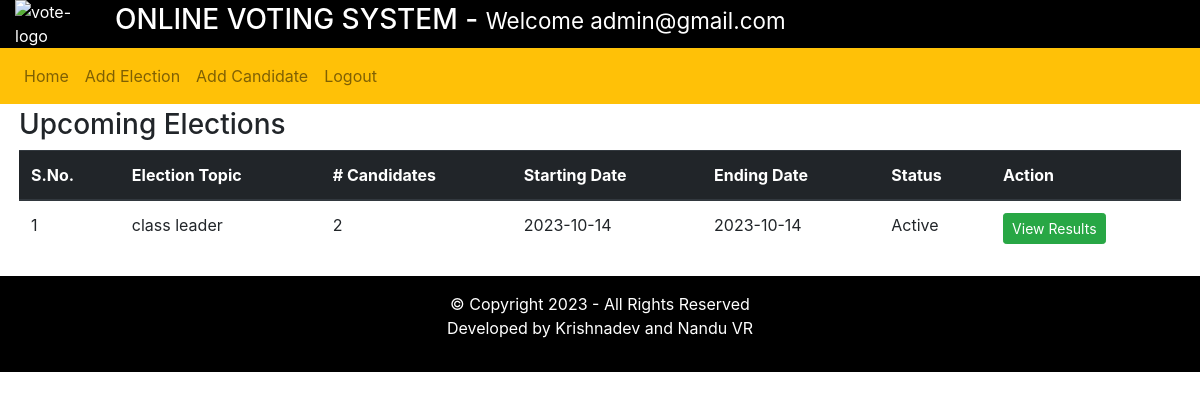
/admin/index.php?homePage=1 (signed in), run on an earlier commit of the app's database.
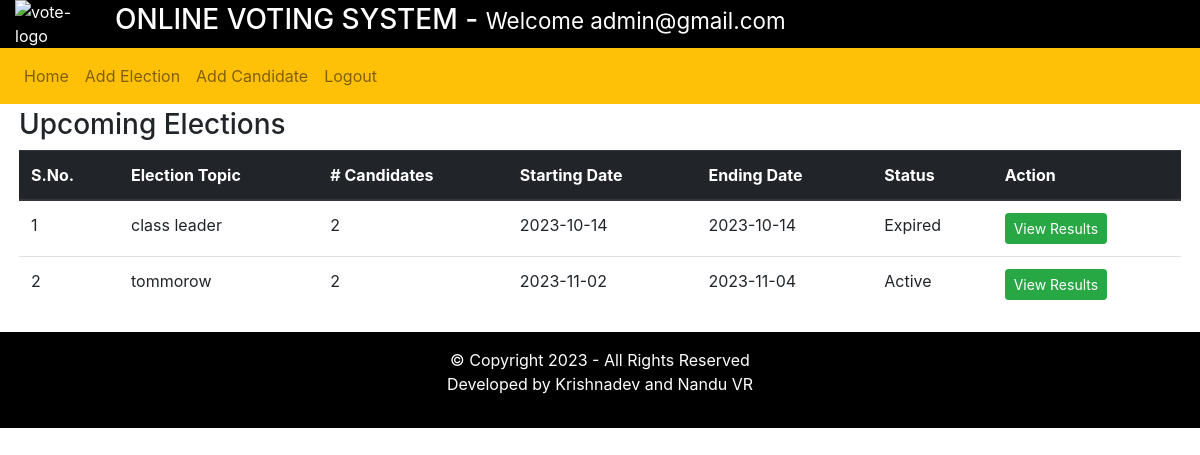
And on a later commit of the database.
### tables this page shows
CREATE TABLE IF NOT EXISTS `elections` (
  `id` int NOT NULL AUTO_INCREMENT,
  `election_topic` varchar(255) DEFAULT NULL,
  `starting_date` date DEFAULT NULL,
  `ending_date` date DEFAULT NULL,
  `status` varchar(45) DEFAULT NULL,
  `no_of_candidates` int DEFAULT NULL,
  `inserted_by` varchar(255) DEFAULT NULL,
  `inserted_on` date DEFAULT NULL,
  PRIMARY KEY (`id`)
);

### admin/includes/homepage.php (the view)
<div class="row m-1">
    <div class="col-12">
        <h3>Upcoming Elections</h3>
        <table class="table">
        <thead class="thead-dark">
            <tr>
            <th scope="col">S.No.</th>
            <th scope="col">Election Topic</th>
            <th scope="col"># Candidates</th>
            <th scope="col">Starting Date</th>
            <th scope="col">Ending Date</th>
            <th scope="col">Status</th>
            <th scope="col">Action</th>
            </tr>
        </thead>
        <tbody>
                <?php
                    $fetchingData = mysqli_query($db,"SELECT * FROM elections") or die(mysqli_error($db));
                    $isAnyElectionAdded = mysqli_num_rows($fetchingData);
                    if($isAnyElectionAdded){
                        $sno = 1;
                        while($row = mysqli_fetch_assoc($fetchingData)){
                            ?>
                                <tr>
                                    <td><?php echo $sno++;?></td>
                                    <td><?php echo $row['election_topic'];?></td>
                                    <td><?php echo $row['no_of_candidates'];?></td>
                                    <td><?php echo $row['starting_date'];?></td>
                                    <td><?php echo $row['ending_date'];?></td>
                                    <td><?php echo $row['status'];?></td>
                                    <td>
                                        <a href="" class="btn btn-sm btn-success">View Results</a>
                                    </td>
                                </tr>
                            <?php
                        }
                    }else{
                        ?>
                            <tr>
                                <td colspan="7" class="text-danger">There is no Elections added yet!</td>
                            </tr>
                        <?php
                    }
                ?>
        </tbody>
     </table>
    </div>
</div>

### admin/includes/header.php (shortened to what this page needs)
<!DOCTYPE html>
<html lang="en">
<head>
    <link rel="stylesheet" href="../assets/css/bootstrap.min.css">
    <link rel="stylesheet" href="../assets/css/styles.css">
</head>
<body>
<div class="container-fluid " style="background-color: black;">
    <div class="row   text-white" >
        <div class="col-1">
            <img src="../assets/images/vote-logo.jpg" alt="vote-logo" width="80px" />
        </div>
        <div class="col-11 my-auto">
            <h3>ONLINE VOTING SYSTEM - <small>Welcome <?php echo $_SESSION['email_id']?></small></h3>
        </div>
    </div>
</div>

### admin/includes/navigation.php (shortened to what this page needs)
<div class='row'>
<div class="col-12  bg-warning" >
<nav class="navbar navbar-expand-lg navbar-light">
  <div class="collapse navbar-collapse" id="navbarSupportedContent">
    <ul class="navbar-nav mr-auto">
      <li class="nav-item">
        <a class="nav-link" href="index.php?homePage=1">Home</a>
      </li>
      <li class="nav-item">
        <a class="nav-link" href="index.php?addElections=1">Add Election</a>
      </li>
      <li class="nav-item">
        <a class="nav-link" href="index.php?addCandidate=1">Add Candidate</a>
      </li>
      <li class="nav-item">
        <a class="nav-link" href="logout.php">Logout</a>
      </li>
    </ul>
  </div>
</nav>
</div>
</div>

### admin/index.php
<?php
    require_once('includes/header.php');
    require_once('includes/navigation.php')
?>
    <?php
        if(isset($_GET['homePage'])){
            require_once("./includes/homepage.php");
        }else if(isset($_GET['addElections'])){
            require_once("./includes/add_elections.php");
        }
        else if(isset($_GET['addCandidate'])){
            require_once("./includes/add_candidate.php");
        }
    ?>
<?php
    require_once('includes/footer.php');
?>

### admin/includes/footer.php (shortened to what this page needs)
  <div class="row  text-white text-center" style="background-color: black;">
        <div class="col-12 my-3">
            <p>&copy; Copyright 2023 - All Rights Reserved <br>
            Developed by Krishnadev and Nandu VR
        </p>
        </div>
    </div>
</body>
</html>

What changed in the data, as far as the page shows it:
changed elections "class leader": status "Active" → "Expired"
added elections: election_topic "tommorow", no_of_candidates "2", starting_date "2023-11-02", ending_date "2023-11-04", status "Active"
